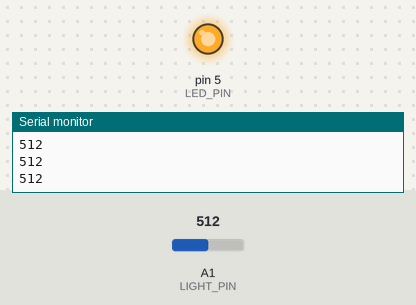
A sketch run on a simulated Arduino Uno, built with avr-gcc and run on an emulated ATmega328P. On the bench: output pins drawn as LEDs (lit = HIGH), the last lines printed to the serial monitor. The inputs (shaded band) are chosen by the test bench; at power-on: A1 (LIGHT_PIN) = 512.

Above: at 1.2 s.
1.3 s: A1 (LIGHT_PIN) set to 492
At 2.6 s:
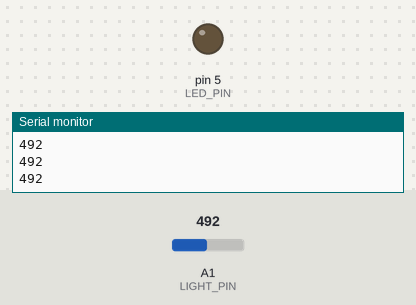
2.9 s: A1 (LIGHT_PIN) set to 510
At 4.0 s:
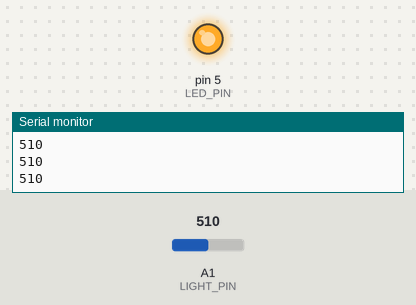
4.5 s: A1 (LIGHT_PIN) set to 490
At 5.3 s:
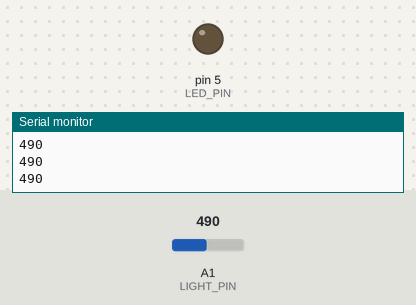
Timing chart, 0 to 7.5 s (numbered marks = the images above; inputs shaded):
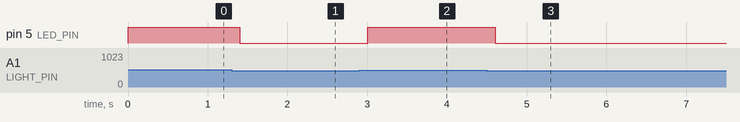

Measured:
- the behaviour switches between 500 and 499 on A1 (LIGHT_PIN) (found by bisection; images 0 and 1)
- after the input at 1.3 s, pin 5 (LED_PIN): HIGH → LOW after 0.10 s
- after the input at 2.9 s, pin 5 (LED_PIN): LOW → HIGH after 0.10 s
- after the input at 4.5 s, pin 5 (LED_PIN): HIGH → LOW after 0.11 s

The sketch:

Challenge02_Calibrate.ino
```cpp
// Complete example solution for Lesson05, challenge 02.
const int LIGHT_PIN = A1, LED_PIN = 5;
const int LIGHT_THRESHOLD = 500;
void setup() {
  pinMode(LED_PIN, OUTPUT);
  Serial.begin(9600);
}
void loop() {
  int reading = analogRead(LIGHT_PIN);
  digitalWrite(LED_PIN, reading >= LIGHT_THRESHOLD ? HIGH : LOW);
  Serial.println(reading);
  delay(200);
}
```
